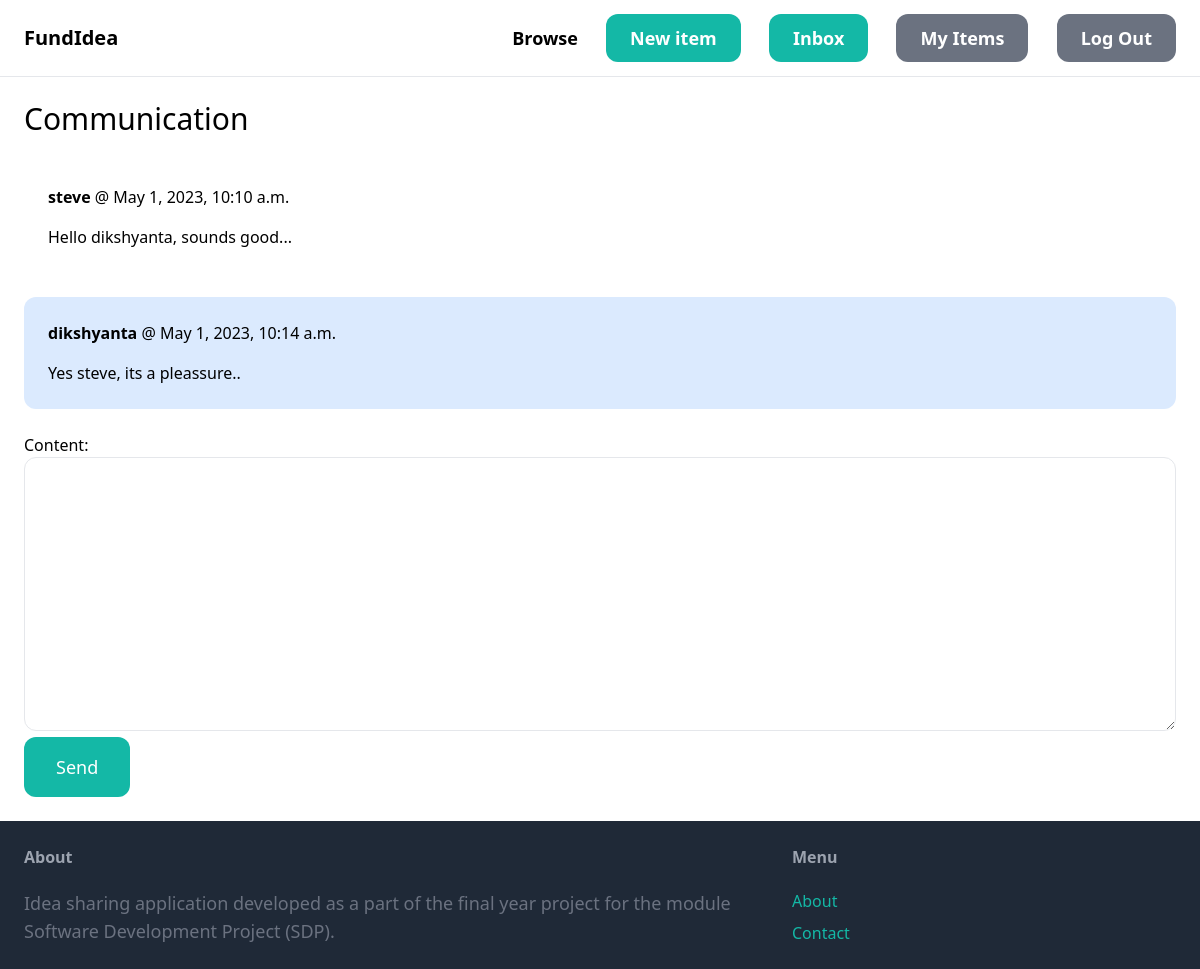
The page /inbox/5/ (signed in) on the database its author committed.
### communication/models.py (models this page shows)
class ConversationMessage(models.Model):
    communication = models.ForeignKey(Communication, related_name='messages', on_delete=models.CASCADE)
    content = models.TextField()
    created_at = models.DateTimeField(auto_now_add=True)
    created_by = models.ForeignKey(User, related_name='created_messages', on_delete=models.CASCADE)

### communication/views.py (the view)
# urls.py: path('<int:pk>/', views.detail, name='detail'),
@login_required
def detail(request, pk):
    communication = Communication.objects.filter(members__in=[request.user.id]).get(pk=pk)
    if request.method == 'POST':
        form = ConversationMessageForm(request.POST)
        if form.is_valid():
            communication_message = form.save(commit=False)
            communication_message.communication = communication
            communication_message.created_by = request.user
            communication_message.save()
            communication.save()
            return redirect('communication:detail',  pk=pk)
    else:
        form = ConversationMessageForm()
    return render(request, 'communication/detail.html', {
        'communication': communication,
        'form': form,
    })

### communication/forms.py
class ConversationMessageForm(forms.ModelForm):
    class Meta:
        model = ConversationMessage
        fields = ('content',)
        widgets = {
            'content':forms.Textarea(attrs={
                'class': 'w-full py-4 px-6 rounded-xl border'
            })
        }

### communication/templates/communication/detail.html (shortened to what this page needs)
{% extends 'core/base.html' %}
{% block content %}
<h1 class="mb-6 text-3xl">Communication</h1>
<div class="space-y-6">
    {% for message in communication.messages.all %}
        <div class="p-6 flex {% if message.created_by == request.user %}bg-blue-100 {% else %}bg-gray-100{% endif %}rounded-xl">
            <div>
                <p class="mb-4"><strong>{{message.created_by.username}}</strong> @ {{message.created_at}}</p>
                <p>{{message.content}}</p>
            </div>
        </div>
    {% endfor %}
</div>
<form method="post" action="." class="mt-6">
    {{ form.as_p }}
    <button class="py-4 px-8 text-lg bg-teal-500 hover:bg-teal-700 rounded-xl text-white">Send</button>
</form>
{% endblock %}

### rows shown on the page
ConversationMessage: created_by.username "steve", created_at "May 1, 2023, 10:10 a.m.", content "Hello dikshyanta, sounds good..."
ConversationMessage: created_by.username "dikshyanta", created_at "May 1, 2023, 10:14 a.m.", content "Yes steve, its a pleassure.."
